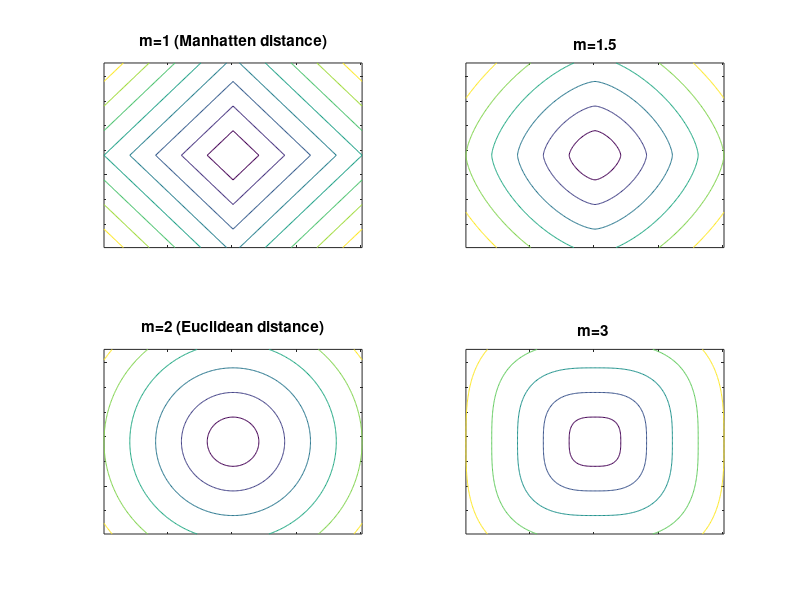

Recreate this plot in MATLAB. (Note: this script raises an error after producing the figure.)
clear all
close all

X = repmat(-1:0.01:1, [151,1]);
Y = repmat(-0.75:0.01:0.75, [201, 1])';
v = 0:0.2:2;
subplot(2,2,1)
Z = pdist2([X(:), Y(:)], [0 0], 'minkowski', 1);
Z =  reshape(Z, [151, 201]);
contour(Z,v);
title('m=1 (Manhatten distance)');
set(gca,'XTickLabel','');
set(gca,'YTickLabel','')


subplot(2,2,2)
Z = pdist2([X(:), Y(:)], [0 0], 'minkowski', 1.5);
Z =  reshape(Z, [151, 201]);
contour(Z,v);
title('m=1.5');
set(gca,'XTickLabel','');
set(gca,'YTickLabel','')


subplot(2,2,3)
Z = pdist2([X(:), Y(:)], [0 0], 'minkowski', 2);
Z =  reshape(Z, [151, 201]);
contour(Z,v);
title('m=2 (Euclidean distance)');
set(gca,'XTickLabel','');
set(gca,'YTickLabel','')


subplot(2,2,4)
Z = pdist2([X(:), Y(:)], [0 0], 'minkowski', 3);
Z =  reshape(Z, [151, 201]);
contour(Z,v);
title('m=3 ');
set(gca,'XTickLabel','');
set(gca,'YTickLabel','')

set(gcf, 'Color', 'w');
export_fig minkowskiMetricExamples.pdf